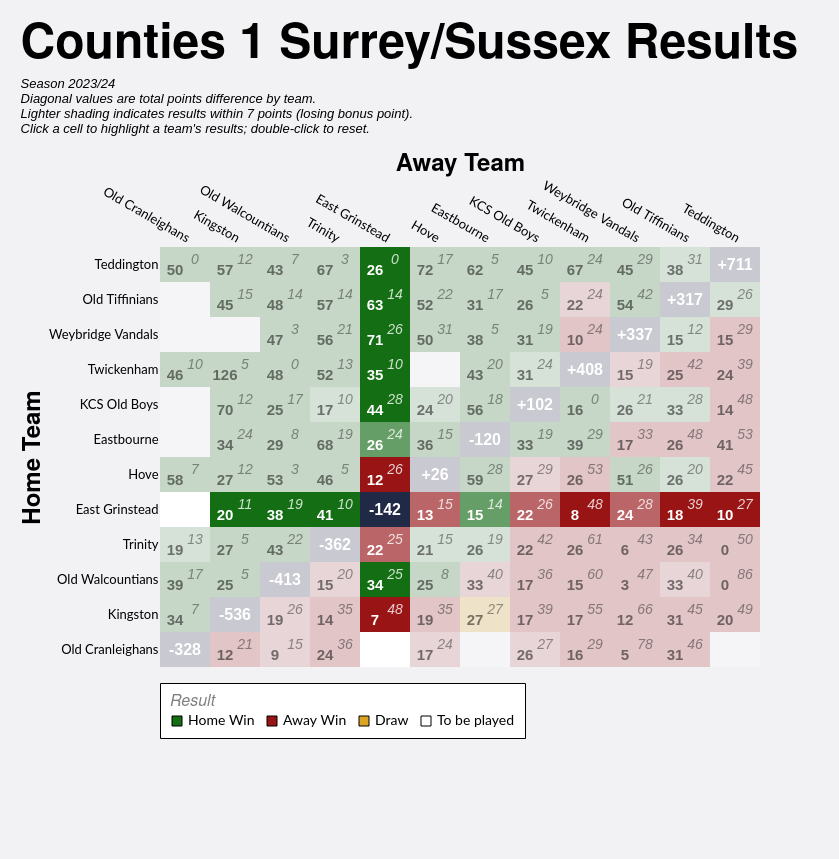

Write the Vega-Lite specification saved for this chart.
### Vega-Lite specification from a JSON file in a GitHub repository (floating-point values rounded to 4 significant figures; data arrays with more than 128 entries replaced by an {"elided": "..."} marker saying what was removed)
{"config": {"axis": {"labelFont": "Lato, sans-serif", "titleFont": "PT Sans Narrow, Helvetica Neue, Helvetica, Arial, sans-serif", "labelFontSize": 13, "titleFontSize": 24, "gridColor": "#202947", "gridOpacity": 0.2}, "header": {"labelFont": "PT Sans Narrow, Helvetica Neue, Helvetica, Arial, sans-serif", "titleFont": "PT Sans Narrow, Helvetica Neue, Helvetica, Arial, sans-serif", "labelFontSize": 24, "titleFontSize": 28, "labelFontWeight": "bold", "orient": "left"}, "legend": {"labelFont": "Lato, sans-serif", "titleFont": "PT Sans Narrow, Helvetica Neue, Helvetica, Arial, sans-serif", "labelFontSize": 14, "titleFontSize": 16, "titlePadding": 5, "fillColor": "white", "strokeColor": "black", "padding": 10, "titleFontWeight": "lighter", "titleFontStyle": "italic", "titleColor": "gray", "offset": 10}, "title": {"font": "PT Sans Narrow, Helvetica Neue, Helvetica, Arial, sans-serif", "fontSize": 48, "fontWeight": "bold", "anchor": "start", "align": "center", "titlePadding": 20, "subtitlePadding": 10, "subtitleFontSize": 13, "subtitleColor": "", "subtitleFontStyle": "italic", "offset": 15, "color": "black"}, "axisX": {"labelAngle": 0}, "facet": {"title": null, "header": null, "align": {"row": "each", "column": "each"}}, "resolve": {"scale": {"y": "independent", "facet": "independent"}}, "background": "#f2f1f4", "view": {"stroke": null}}, "layer": [{"data": {"name": "data-abc8124b15d42e4ee42513453231f573"}, "mark": {"type": "rect"}, "encoding": {"color": {"field": "result", "legend": {"columns": 4, "direction": "horizontal", "labelLimit": 200, "offset": 16, "orient": "bottom", "symbolStrokeColor": "black", "symbolStrokeWidth": 1, "values": ["Home Win", "Away Win", "Draw", "To be played"]}, "scale": {"domain": ["Home Win", "Home Win (LBP)", "Away Win", "Away Win (LBP)", "Draw", "To be played", "N/A"], "range": ["#146f14", "#146f14a0", "#991515", "#991515a0", "goldenrod", "white", "#202946"]}, "title": "Result", "type": "nominal"}, "opacity": {"condition": {"test": "datum.home_team == param_13['home_team'] || datum.away_team == param_13['home_team'] || !isValid(param_13['home_team'])", "value": 1.0}, "value": 0.2}, "tooltip": [{"field": "home_team", "title": "Home", "type": "nominal"}, {"field": "away_team", "title": "Away", "type": "nominal"}, {"field": "home_score_text", "title": "Home Score", "type": "nominal"}, {"field": "away_score_text", "title": "Away Score", "type": "nominal"}, {"field": "result", "title": "Result", "type": "nominal"}, {"field": "date", "format": "%d %b %Y", "title": "Date", "type": "temporal"}], "x": {"axis": {"domain": false, "grid": false, "labelAngle": 30, "orient": "top", "ticks": false}, "field": "away_team", "sort": ["Old Cranleighans", "Kingston", "Old Walcountians", "Trinity", "East Grinstead", "Hove", "Eastbourne", "KCS Old Boys", "Twickenham", "Weybridge Vandals", "Old Tiffinians", "Teddington"], "title": "Away Team", "type": "nominal"}, "y": {"axis": {"domain": false, "grid": false, "ticks": false}, "field": "home_team", "sort": ["Teddington", "Old Tiffinians", "Weybridge Vandals", "Twickenham", "KCS Old Boys", "Eastbourne", "Hove", "East Grinstead", "Trinity", "Old Walcountians", "Kingston", "Old Cranleighans"], "title": "Home Team", "type": "nominal"}}, "name": "view_8"}, {"data": {"name": "data-abc8124b15d42e4ee42513453231f573"}, "mark": {"type": "text", "fontStyle": "italic", "size": 14, "xOffset": 10, "yOffset": -5}, "encoding": {"color": {"condition": {"test": "datum.home_team == param_13['home_team'] || datum.away_team == param_13['home_team'] || !isValid(param_13['home_team'])", "value": "white"}, "value": "black"}, "opacity": {"condition": {"test": "datum.home_team == param_13['home_team'] || datum.away_team == param_13['home_team'] || !isValid(param_13['home_team'])", "value": 0.8}, "value": 0.4}, "text": {"field": "away_score_text", "type": "nominal"}, "x": {"field": "away_team", "sort": ["Old Cranleighans", "Kingston", "Old Walcountians", "Trinity", "East Grinstead", "Hove", "Eastbourne", "KCS Old Boys", "Twickenham", "Weybridge Vandals", "Old Tiffinians", "Teddington"], "type": "nominal"}, "y": {"field": "home_team", "sort": ["Teddington", "Old Tiffinians", "Weybridge Vandals", "Twickenham", "KCS Old Boys", "Eastbourne", "Hove", "East Grinstead", "Trinity", "Old Walcountians", "Kingston", "Old Cranleighans"], "type": "nominal"}}, "transform": [{"filter": "datum.away_score_text != '' && datum.away_score_text != 'WO'"}]}, {"data": {"name": "data-abc8124b15d42e4ee42513453231f573"}, "mark": {"type": "text", "size": 12, "xOffset": 10, "yOffset": -5}, "encoding": {"color": {"condition": {"test": "datum.home_team == param_13['home_team'] || datum.away_team == param_13['home_team'] || !isValid(param_13['home_team'])", "value": "white"}, "value": "black"}, "opacity": {"condition": {"test": "datum.home_team == param_13['home_team'] || datum.away_team == param_13['home_team'] || !isValid(param_13['home_team'])", "value": 0.8}, "value": 0.4}, "text": {"field": "away_score_text", "type": "nominal"}, "x": {"field": "away_team", "sort": ["Old Cranleighans", "Kingston", "Old Walcountians", "Trinity", "East Grinstead", "Hove", "Eastbourne", "KCS Old Boys", "Twickenham", "Weybridge Vandals", "Old Tiffinians", "Teddington"], "type": "nominal"}, "y": {"field": "home_team", "sort": ["Teddington", "Old Tiffinians", "Weybridge Vandals", "Twickenham", "KCS Old Boys", "Eastbourne", "Hove", "East Grinstead", "Trinity", "Old Walcountians", "Kingston", "Old Cranleighans"], "type": "nominal"}}, "transform": [{"filter": "datum.away_score_text == 'WO'"}]}, {"data": {"name": "data-abc8124b15d42e4ee42513453231f573"}, "mark": {"type": "text", "fontWeight": "bold", "size": 15, "xOffset": -10, "yOffset": 5}, "encoding": {"color": {"condition": {"test": "datum.home_team == param_13['home_team'] || datum.away_team == param_13['home_team'] || !isValid(param_13['home_team'])", "value": "white"}, "value": "black"}, "opacity": {"condition": {"test": "datum.home_team == param_13['home_team'] || datum.away_team == param_13['home_team'] || !isValid(param_13['home_team'])", "value": 1.0}, "value": 0.5}, "text": {"field": "home_score_text", "type": "nominal"}, "x": {"field": "away_team", "sort": ["Old Cranleighans", "Kingston", "Old Walcountians", "Trinity", "East Grinstead", "Hove", "Eastbourne", "KCS Old Boys", "Twickenham", "Weybridge Vandals", "Old Tiffinians", "Teddington"], "type": "nominal"}, "y": {"field": "home_team", "sort": ["Teddington", "Old Tiffinians", "Weybridge Vandals", "Twickenham", "KCS Old Boys", "Eastbourne", "Hove", "East Grinstead", "Trinity", "Old Walcountians", "Kingston", "Old Cranleighans"], "type": "nominal"}}, "transform": [{"filter": "datum.home_score_text != '' && datum.home_score_text != 'WO'"}]}, {"data": {"name": "data-abc8124b15d42e4ee42513453231f573"}, "mark": {"type": "text", "size": 12, "xOffset": -10, "yOffset": 5}, "encoding": {"color": {"condition": {"test": "datum.home_team == param_13['home_team'] || datum.away_team == param_13['home_team'] || !isValid(param_13['home_team'])", "value": "white"}, "value": "black"}, "opacity": {"condition": {"test": "datum.home_team == param_13['home_team'] || datum.away_team == param_13['home_team'] || !isValid(param_13['home_team'])", "value": 1.0}, "value": 0.5}, "text": {"field": "home_score_text", "type": "nominal"}, "x": {"field": "away_team", "sort": ["Old Cranleighans", "Kingston", "Old Walcountians", "Trinity", "East Grinstead", "Hove", "Eastbourne", "KCS Old Boys", "Twickenham", "Weybridge Vandals", "Old Tiffinians", "Teddington"], "type": "nominal"}, "y": {"field": "home_team", "sort": ["Teddington", "Old Tiffinians", "Weybridge Vandals", "Twickenham", "KCS Old Boys", "Eastbourne", "Hove", "East Grinstead", "Trinity", "Old Walcountians", "Kingston", "Old Cranleighans"], "type": "nominal"}}, "transform": [{"filter": "datum.home_score_text == 'WO'"}]}, {"data": {"name": "data-a471e141abb61694f3c372b27da27f09"}, "mark": {"type": "text", "color": "white", "fontWeight": "bold", "size": 16}, "encoding": {"text": {"field": "display_text", "type": "nominal"}, "tooltip": [{"field": "home_team", "title": "Team", "type": "nominal"}, {"field": "display_text", "title": "Points Difference", "type": "nominal"}], "x": {"field": "away_team", "sort": ["Old Cranleighans", "Kingston", "Old Walcountians", "Trinity", "East Grinstead", "Hove", "Eastbourne", "KCS Old Boys", "Twickenham", "Weybridge Vandals", "Old Tiffinians", "Teddington"], "type": "nominal"}, "y": {"field": "home_team", "sort": ["Teddington", "Old Tiffinians", "Weybridge Vandals", "Twickenham", "KCS Old Boys", "Eastbourne", "Hove", "East Grinstead", "Trinity", "Old Walcountians", "Kingston", "Old Cranleighans"], "type": "nominal"}}}], "height": {"step": 35}, "padding": {"left": 20, "top": 20, "right": 40, "bottom": 120}, "params": [{"name": "param_13", "select": {"type": "point", "clear": "dblclick", "fields": ["home_team"], "on": "click"}, "value": [{"home_team": "East Grinstead"}], "views": ["view_8"]}], "title": {"text": "Counties 1 Surrey/Sussex Results", "subtitle": ["Season 2023/24", "Diagonal values are total points difference by team.", "Lighter shading indicates results within 7 points (losing bonus point).", "Click a cell to highlight a team's results; double-click to reset."]}, "width": {"step": 50}, "$schema": "https://vega.github.io/schema/vega-lite/v5.20.1.json", "datasets": {"data-abc8124b15d42e4ee42513453231f573": {"elided": "144 records"}, "data-a471e141abb61694f3c372b27da27f09": [{"home_team": "East Grinstead", "away_team": "East Grinstead", "match_id": null, "date": "", "home_score": null, "away_score": null, "home_walkover": null, "away_walkover": null, "result": "N/A", "home_score_text": "", "away_score_text": "", "wo_result": "", "score_text": "", "display_text": "-142", "is_diagonal": true, "result_simple": "N/A"}, {"home_team": "Eastbourne", "away_team": "Eastbourne", "match_id": null, "date": "", "home_score": null, "away_score": null, "home_walkover": null, "away_walkover": null, "result": "N/A", "home_score_text": "", "away_score_text": "", "wo_result": "", "score_text": "", "display_text": "-120", "is_diagonal": true, "result_simple": "N/A"}, {"home_team": "Hove", "away_team": "Hove", "match_id": null, "date": "", "home_score": null, "away_score": null, "home_walkover": null, "away_walkover": null, "result": "N/A", "home_score_text": "", "away_score_text": "", "wo_result": "", "score_text": "", "display_text": "+26", "is_diagonal": true, "result_simple": "N/A"}, {"home_team": "KCS Old Boys", "away_team": "KCS Old Boys", "match_id": null, "date": "", "home_score": null, "away_score": null, "home_walkover": null, "away_walkover": null, "result": "N/A", "home_score_text": "", "away_score_text": "", "wo_result": "", "score_text": "", "display_text": "+102", "is_diagonal": true, "result_simple": "N/A"}, {"home_team": "Kingston", "away_team": "Kingston", "match_id": null, "date": "", "home_score": null, "away_score": null, "home_walkover": null, "away_walkover": null, "result": "N/A", "home_score_text": "", "away_score_text": "", "wo_result": "", "score_text": "", "display_text": "-536", "is_diagonal": true, "result_simple": "N/A"}, {"home_team": "Old Cranleighans", "away_team": "Old Cranleighans", "match_id": null, "date": "", "home_score": null, "away_score": null, "home_walkover": null, "away_walkover": null, "result": "N/A", "home_score_text": "", "away_score_text": "", "wo_result": "", "score_text": "", "display_text": "-328", "is_diagonal": true, "result_simple": "N/A"}, {"home_team": "Old Tiffinians", "away_team": "Old Tiffinians", "match_id": null, "date": "", "home_score": null, "away_score": null, "home_walkover": null, "away_walkover": null, "result": "N/A", "home_score_text": "", "away_score_text": "", "wo_result": "", "score_text": "", "display_text": "+317", "is_diagonal": true, "result_simple": "N/A"}, {"home_team": "Old Walcountians", "away_team": "Old Walcountians", "match_id": null, "date": "", "home_score": null, "away_score": null, "home_walkover": null, "away_walkover": null, "result": "N/A", "home_score_text": "", "away_score_text": "", "wo_result": "", "score_text": "", "display_text": "-413", "is_diagonal": true, "result_simple": "N/A"}, {"home_team": "Teddington", "away_team": "Teddington", "match_id": null, "date": "", "home_score": null, "away_score": null, "home_walkover": null, "away_walkover": null, "result": "N/A", "home_score_text": "", "away_score_text": "", "wo_result": "", "score_text": "", "display_text": "+711", "is_diagonal": true, "result_simple": "N/A"}, {"home_team": "Trinity", "away_team": "Trinity", "match_id": null, "date": "", "home_score": null, "away_score": null, "home_walkover": null, "away_walkover": null, "result": "N/A", "home_score_text": "", "away_score_text": "", "wo_result": "", "score_text": "", "display_text": "-362", "is_diagonal": true, "result_simple": "N/A"}, {"home_team": "Twickenham", "away_team": "Twickenham", "match_id": null, "date": "", "home_score": null, "away_score": null, "home_walkover": null, "away_walkover": null, "result": "N/A", "home_score_text": "", "away_score_text": "", "wo_result": "", "score_text": "", "display_text": "+408", "is_diagonal": true, "result_simple": "N/A"}, {"home_team": "Weybridge Vandals", "away_team": "Weybridge Vandals", "match_id": null, "date": "", "home_score": null, "away_score": null, "home_walkover": null, "away_walkover": null, "result": "N/A", "home_score_text": "", "away_score_text": "", "wo_result": "", "score_text": "", "display_text": "+337", "is_diagonal": true, "result_simple": "N/A"}]}}
